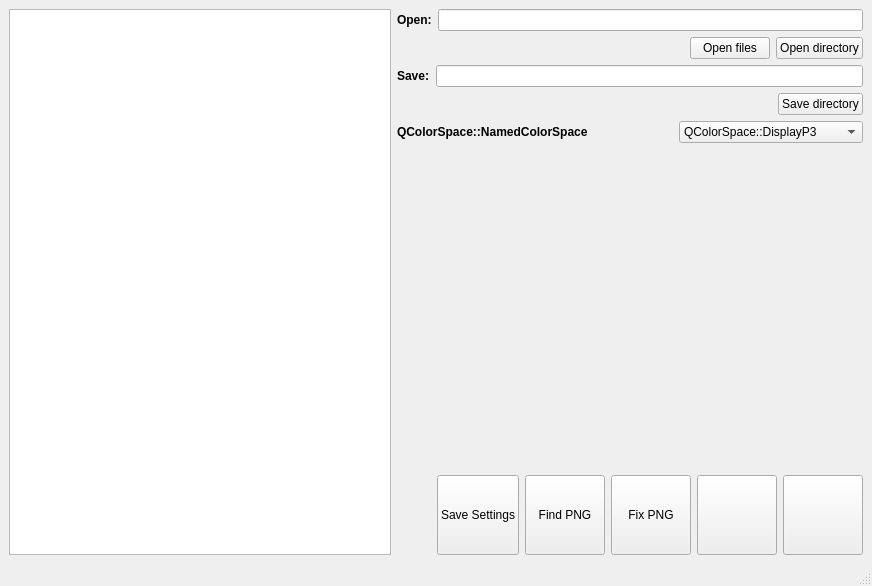
<?xml version="1.0" encoding="UTF-8"?>
<ui version="4.0">
 <class>MainWindow</class>
 <widget class="QMainWindow" name="MainWindow">
  <property name="geometry">
   <rect>
    <x>0</x>
    <y>0</y>
    <width>872</width>
    <height>586</height>
   </rect>
  </property>
  <property name="windowTitle">
   <string>MainWindow</string>
  </property>
  <property name="windowIcon">
   <iconset resource="png.qrc">
    <normaloff>:/png/Filetype-png-icon.png</normaloff>:/png/Filetype-png-icon.png</iconset>
  </property>
  <widget class="QWidget" name="centralwidget">
   <layout class="QGridLayout" name="gridLayout">
    <item row="0" column="0">
     <layout class="QHBoxLayout" name="horizontalLayout_7">
      <item>
       <widget class="QListView" name="listViewNames"/>
      </item>
      <item>
       <layout class="QVBoxLayout" name="verticalLayout">
        <item>
         <layout class="QHBoxLayout" name="horizontalLayout">
          <item>
           <widget class="QLabel" name="labelOpen">
            <property name="sizePolicy">
             <sizepolicy hsizetype="Fixed" vsizetype="Fixed">
              <horstretch>0</horstretch>
              <verstretch>0</verstretch>
             </sizepolicy>
            </property>
            <property name="minimumSize">
             <size>
              <width>33</width>
              <height>22</height>
             </size>
            </property>
            <property name="font">
             <font>
              <weight>75</weight>
              <bold>true</bold>
             </font>
            </property>
            <property name="text">
             <string>Open:</string>
            </property>
           </widget>
          </item>
          <item>
           <widget class="QLineEdit" name="lineEditOpen">
            <property name="sizePolicy">
             <sizepolicy hsizetype="Preferred" vsizetype="Fixed">
              <horstretch>0</horstretch>
              <verstretch>0</verstretch>
             </sizepolicy>
            </property>
           </widget>
          </item>
         </layout>
        </item>
        <item>
         <layout class="QHBoxLayout" name="horizontalLayout_5">
          <item>
           <spacer name="horizontalSpacer_3">
            <property name="orientation">
             <enum>Qt::Horizontal</enum>
            </property>
            <property name="sizeHint" stdset="0">
             <size>
              <width>40</width>
              <height>20</height>
             </size>
            </property>
           </spacer>
          </item>
          <item>
           <widget class="QPushButton" name="pushButtonOpenFiles">
            <property name="sizePolicy">
             <sizepolicy hsizetype="Fixed" vsizetype="Fixed">
              <horstretch>0</horstretch>
              <verstretch>0</verstretch>
             </sizepolicy>
            </property>
            <property name="minimumSize">
             <size>
              <width>80</width>
              <height>22</height>
             </size>
            </property>
            <property name="text">
             <string>Open files</string>
            </property>
           </widget>
          </item>
          <item>
           <widget class="QPushButton" name="pushButtonOpen">
            <property name="sizePolicy">
             <sizepolicy hsizetype="Fixed" vsizetype="Fixed">
              <horstretch>0</horstretch>
              <verstretch>0</verstretch>
             </sizepolicy>
            </property>
            <property name="minimumSize">
             <size>
              <width>80</width>
              <height>22</height>
             </size>
            </property>
            <property name="text">
             <string>Open directory</string>
            </property>
           </widget>
          </item>
         </layout>
        </item>
        <item>
         <layout class="QHBoxLayout" name="horizontalLayout_2">
          <item>
           <widget class="QLabel" name="labelSave">
            <property name="sizePolicy">
             <sizepolicy hsizetype="Fixed" vsizetype="Fixed">
              <horstretch>0</horstretch>
              <verstretch>0</verstretch>
             </sizepolicy>
            </property>
            <property name="minimumSize">
             <size>
              <width>33</width>
              <height>22</height>
             </size>
            </property>
            <property name="font">
             <font>
              <weight>75</weight>
              <bold>true</bold>
             </font>
            </property>
            <property name="text">
             <string>Save:</string>
            </property>
           </widget>
          </item>
          <item>
           <widget class="QLineEdit" name="lineEditSave">
            <property name="sizePolicy">
             <sizepolicy hsizetype="Preferred" vsizetype="Fixed">
              <horstretch>0</horstretch>
              <verstretch>0</verstretch>
             </sizepolicy>
            </property>
           </widget>
          </item>
         </layout>
        </item>
        <item>
         <layout class="QHBoxLayout" name="horizontalLayout_6">
          <item>
           <spacer name="horizontalSpacer_2">
            <property name="orientation">
             <enum>Qt::Horizontal</enum>
            </property>
            <property name="sizeHint" stdset="0">
             <size>
              <width>40</width>
              <height>20</height>
             </size>
            </property>
           </spacer>
          </item>
          <item>
           <widget class="QPushButton" name="pushButtonSave">
            <property name="sizePolicy">
             <sizepolicy hsizetype="Fixed" vsizetype="Fixed">
              <horstretch>0</horstretch>
              <verstretch>0</verstretch>
             </sizepolicy>
            </property>
            <property name="minimumSize">
             <size>
              <width>80</width>
              <height>22</height>
             </size>
            </property>
            <property name="text">
             <string>Save directory</string>
            </property>
           </widget>
          </item>
         </layout>
        </item>
        <item>
         <layout class="QHBoxLayout" name="horizontalLayout_3">
          <item>
           <widget class="QLabel" name="label_3">
            <property name="sizePolicy">
             <sizepolicy hsizetype="Expanding" vsizetype="Preferred">
              <horstretch>0</horstretch>
              <verstretch>0</verstretch>
             </sizepolicy>
            </property>
            <property name="font">
             <font>
              <weight>75</weight>
              <bold>true</bold>
             </font>
            </property>
            <property name="text">
             <string>QColorSpace::NamedColorSpace</string>
            </property>
           </widget>
          </item>
          <item>
           <widget class="QComboBox" name="comboBoxColorSpace">
            <item>
             <property name="text">
              <string>QColorSpace::DisplayP3</string>
             </property>
            </item>
            <item>
             <property name="text">
              <string>QColorSpace::SRgb</string>
             </property>
            </item>
            <item>
             <property name="text">
              <string>QColorSpace::SRgbLinear</string>
             </property>
            </item>
            <item>
             <property name="text">
              <string>QColorSpace::AdobeRgb</string>
             </property>
            </item>
            <item>
             <property name="text">
              <string>QColorSpace::ProPhotoRgb</string>
             </property>
            </item>
           </widget>
          </item>
         </layout>
        </item>
        <item>
         <spacer name="verticalSpacer">
          <property name="orientation">
           <enum>Qt::Vertical</enum>
          </property>
          <property name="sizeHint" stdset="0">
           <size>
            <width>20</width>
            <height>40</height>
           </size>
          </property>
         </spacer>
        </item>
        <item>
         <layout class="QHBoxLayout" name="horizontalLayout_4">
          <item>
           <spacer name="horizontalSpacer">
            <property name="orientation">
             <enum>Qt::Horizontal</enum>
            </property>
            <property name="sizeHint" stdset="0">
             <size>
              <width>40</width>
              <height>20</height>
             </size>
            </property>
           </spacer>
          </item>
          <item>
           <widget class="QPushButton" name="pushButton_SaveSettings">
            <property name="minimumSize">
             <size>
              <width>80</width>
              <height>80</height>
             </size>
            </property>
            <property name="text">
             <string>Save Settings</string>
            </property>
           </widget>
          </item>
          <item>
           <widget class="QPushButton" name="pushButton_FindPng">
            <property name="minimumSize">
             <size>
              <width>80</width>
              <height>80</height>
             </size>
            </property>
            <property name="text">
             <string>Find PNG</string>
            </property>
           </widget>
          </item>
          <item>
           <widget class="QPushButton" name="pushButton_FixPng">
            <property name="minimumSize">
             <size>
              <width>80</width>
              <height>80</height>
             </size>
            </property>
            <property name="text">
             <string>Fix PNG</string>
            </property>
           </widget>
          </item>
          <item>
           <widget class="QPushButton" name="pushButtonUndo">
            <property name="minimumSize">
             <size>
              <width>80</width>
              <height>80</height>
             </size>
            </property>
            <property name="text">
             <string/>
            </property>
            <property name="icon">
             <iconset resource="svg.qrc">
              <normaloff>:/svg/undo-solid.svg</normaloff>:/svg/undo-solid.svg</iconset>
            </property>
            <property name="iconSize">
             <size>
              <width>64</width>
              <height>64</height>
             </size>
            </property>
           </widget>
          </item>
          <item>
           <widget class="QPushButton" name="pushButtonClose">
            <property name="minimumSize">
             <size>
              <width>80</width>
              <height>80</height>
             </size>
            </property>
            <property name="text">
             <string/>
            </property>
            <property name="icon">
             <iconset resource="svg.qrc">
              <normaloff>:/svg/power-off-red.svg</normaloff>:/svg/power-off-red.svg</iconset>
            </property>
            <property name="iconSize">
             <size>
              <width>64</width>
              <height>64</height>
             </size>
            </property>
           </widget>
          </item>
         </layout>
        </item>
       </layout>
      </item>
     </layout>
    </item>
   </layout>
  </widget>
  <widget class="QMenuBar" name="menubar">
   <property name="geometry">
    <rect>
     <x>0</x>
     <y>0</y>
     <width>872</width>
     <height>21</height>
    </rect>
   </property>
  </widget>
  <widget class="QStatusBar" name="statusbar"/>
 </widget>
 <resources>
  <include location="svg.qrc"/>
  <include location="png.qrc"/>
 </resources>
 <connections/>
</ui>
